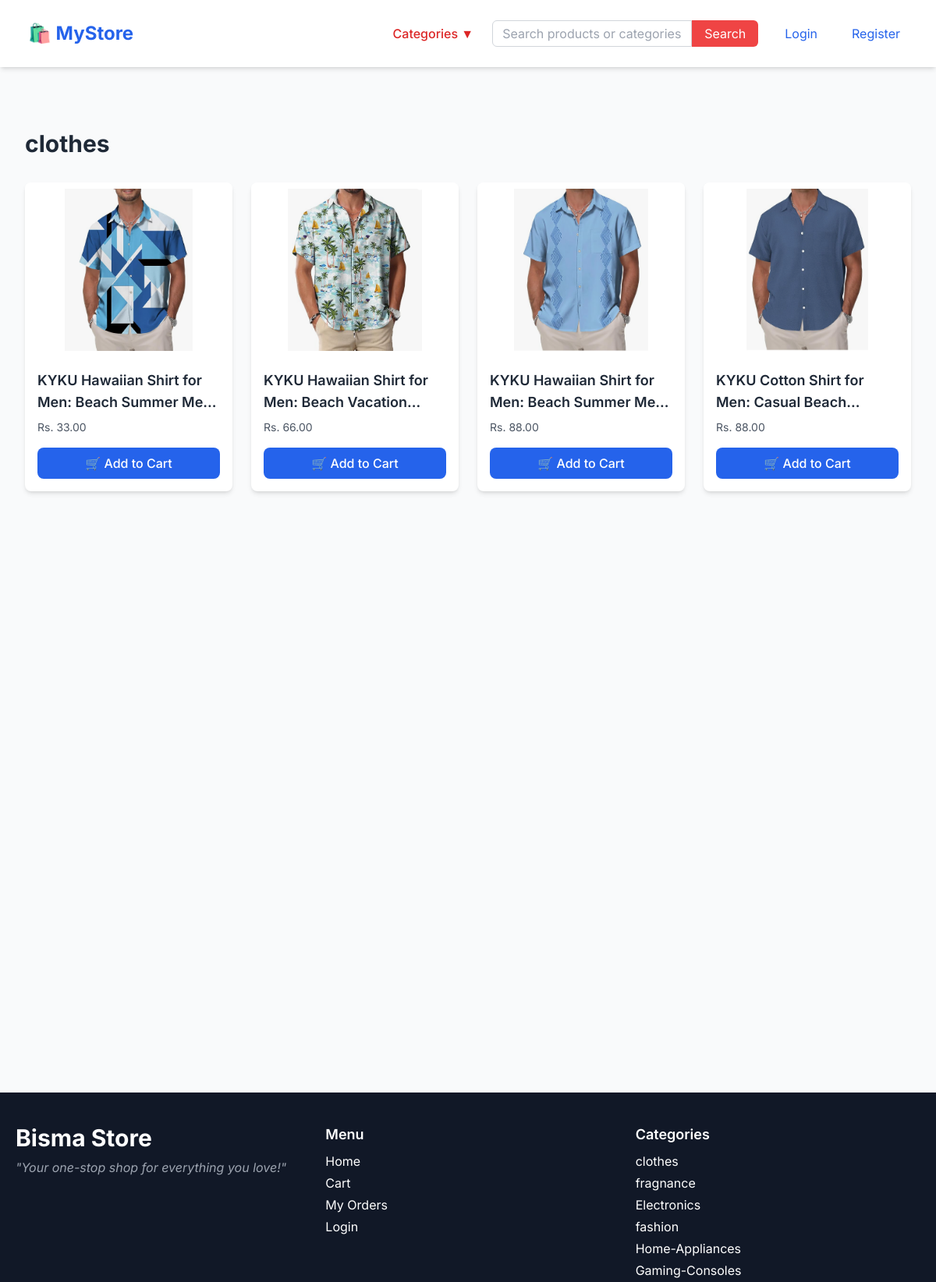
Screenshot of /category/clothes/ with the database file from the repository.
### store/models.py (models this page shows, shortened)
class Category(models.Model):
    name = models.CharField(max_length=200)
    slug = models.SlugField(unique=True, blank=True, null=True)
    image = models.ImageField(upload_to="categories/", blank=True, null=True)

class Product(models.Model):
    SIZES = [('S', 'Small'), ('M', 'Medium'), ('L', 'Large')]
    name = models.CharField(max_length=255)
    description = models.TextField()
    price = models.DecimalField(max_digits=10, decimal_places=2)
    image = models.ImageField(upload_to='products/')
    category = models.ForeignKey(Category, on_delete=models.SET_NULL, null=True, blank=True)
    available_sizes = models.ManyToManyField("Size", blank=True)
    sale_price = models.DecimalField(max_digits=10, decimal_places=2, null=True, blank=True)
    sale_start = models.DateField(null=True, blank=True)
    sale_end = models.DateField(null=True, blank=True)
    shipping_rate = models.DecimalField(max_digits=10, decimal_places=2, default=0)
    created_at = models.DateTimeField(default=timezone.now, editable=False)
    stock = models.IntegerField(default=0)

### store/views.py (the view)
# urls.py: path('category/<slug:slug>/', views.category_products, name='category'),
def category_products(request, slug):
    category = get_object_or_404(Category, slug=slug)
    products = Product.objects.filter(category=category)
    return render(request, 'category_products.html', {
        'category': category,
        'products': products
    })

### store/context_processors.py (called while the page is built)
def categories_context(request):
    categories = Category.objects.all()
    return {
        'categories': categories
    }

### templates/category_products.html (shortened to what this page needs)
{% extends 'base.html' %}
{% load static %}
{% block content %}
<div class="max-w-7xl mx-auto px-4 py-10">
    <h1 class="text-3xl font-bold mb-8">{{ category.name }}</h1>
    {% if products %}
    <div class="grid grid-cols-1 sm:grid-cols-2 md:grid-cols-3 lg:grid-cols-4 gap-6">
        {% for product in products %}
        <div class="bg-white shadow-md rounded-lg overflow-hidden flex flex-col">
            <a href="{% url 'product_detail' product.id %}">
                <div class="w-full h-56 bg-white flex items-center justify-center p-2">
                    <img src="{{ product.image.url }}" alt="{{ product.name }}"
                         class="max-h-full max-w-full object-contain transition-transform duration-300 hover:scale-105">
                </div>
            </a>
            <div class="p-4 flex flex-col flex-grow">
                <h3 class="text-lg font-semibold text-gray-800 mb-2 overflow-hidden text-ellipsis line-clamp-2"
                    style="-webkit-line-clamp: 2; -webkit-box-orient: vertical; display: -webkit-box;">
                    {{ product.name }}
                </h3>
                <p class="text-gray-600 text-sm mb-4">Rs. {{ product.price }}</p>
                <a href="{% url 'add_to_cart' product.id %}"
                   class="mt-auto inline-block text-center bg-blue-600 hover:bg-blue-700 text-white py-2 px-4 rounded-lg font-medium transition-all duration-200">
                    🛒 Add to Cart
                </a>
            </div>
        </div>
        {% endfor %}
    </div>
    {% endif %}
</div>
{% endblock %}

### templates/base.html (shortened to what this page needs)
{% load static %}
<!DOCTYPE html>
<html lang="en">
<head>
    <script src="https://cdn.tailwindcss.com"></script>
    <link rel="stylesheet" href="{% static 'css/style.css' %}">
</head>
<body class="bg-gray-50 text-gray-800">
<header class="bg-white shadow-md">
    <div class="max-w-7xl mx-auto px-4 py-4 flex justify-between items-center">
        <h1 class="text-2xl font-bold text-blue-600">
            <a href="{% url 'frontpage' %}">🛍️ MyStore</a>
        </h1>
        <nav class="flex items-center gap-6">
            <div class="relative group">
                <button class="text-red-600 font-medium">Categories ▼</button>
            </div>
            <form action="{% url 'search' %}" method="get" class="flex">
                <input type="text" name="q" placeholder="Search products or categories..."
                       class="border border-gray-300 px-3 py-1 rounded-l-md w-64 text-black">
                <button type="submit" class="bg-red-500 text-white px-4 py-1 rounded-r-md">Search</button>
            </form>
            {% if user.is_authenticated %}
                <a href="{% url 'cart' %}" class="text-blue-600">Cart</a>
                <a href="{% url 'user_orders' %}" class="text-blue-600">My Orders</a>
                <a href="{% url 'home' %}" class="text-blue-600">Shop</a>
                <a href="{% url 'logout' %}" class="text-red-600">Logout</a>
            {% else %}
                <a href="{% url 'login' %}" class="text-blue-600">Login</a>
                <a href="{% url 'register' %}" class="text-blue-600">Register</a>
            {% endif %}
        </nav>
    </div>
</header>
<main
    class="{% if auth_page %}flex items-center justify-center min-h-[80vh]{% else %}min-h-[80vh] py-10 px-4{% endif %}">
    {% block content %}{% endblock %}
</main>
<footer class="bg-gray-900 text-white py-10">
    <div class="max-w-7xl mx-auto grid grid-cols-1 md:grid-cols-3 gap-8 text-center md:text-left">
        <div>
            <h2 class="text-3xl font-bold">Bisma Store</h2>
            <p class="mt-2 text-gray-400 italic">"Your one-stop shop for everything you love!"</p>
        </div>
        <div>
            <h3 class="font-semibold text-lg mb-2">Menu</h3>
            <ul class="space-y-1">
                <li><a href="{% url 'home' %}" class="hover:underline">Home</a></li>
                <li><a href="{% url 'cart' %}" class="hover:underline">Cart</a></li>
                <li><a href="{% url 'user_orders' %}" class="hover:underline">My Orders</a></li>
                <li><a href="{% url 'login' %}" class="hover:underline">Login</a></li>
            </ul>
        </div>
        <div>
            <h3 class="font-semibold text-lg mb-2">Categories</h3>
            <ul class="space-y-1">
                {% for cat in categories %}
                    <li><a href="{% url 'category' cat.slug %}" class="hover:underline">{{ cat.name }}</a></li>
                {% endfor %}
            </ul>
        </div>
    </div>
</footer>
</body>
</html>

### static/css/style.css (style rules this page uses)
body { font-family: Arial, sans-serif; margin: 0; background: #f7f7f7; }
header, footer { background: #222; color: #fff; padding: 10px 20px; text-align: center; }
nav a { color: #fff; margin: 0 10px; text-decoration: none; }
main { padding: 20px; }

### templates/base.html (style rules this page uses)
body { font-family: 'Inter', sans-serif; }

### rows the page displays
Category: name "clothes"
Product: image (picture), name "KYKU Hawaiian Shirt for Men: Beach Summer…", price "33.00"
Product: image (picture), name "KYKU Hawaiian Shirt for Men: Beach…", price "66.00"
Product: image (picture), name "KYKU Hawaiian Shirt for Men: Beach Summer…", price "88.00"
Product: image (picture), name "KYKU Cotton Shirt for Men: Casual…", price "88.00"
Category: name "fragnance"
Category: name "Electronics"
Category: name "fashion"
Category: name "Home-Appliances"
Category: name "Gaming-Consoles"
